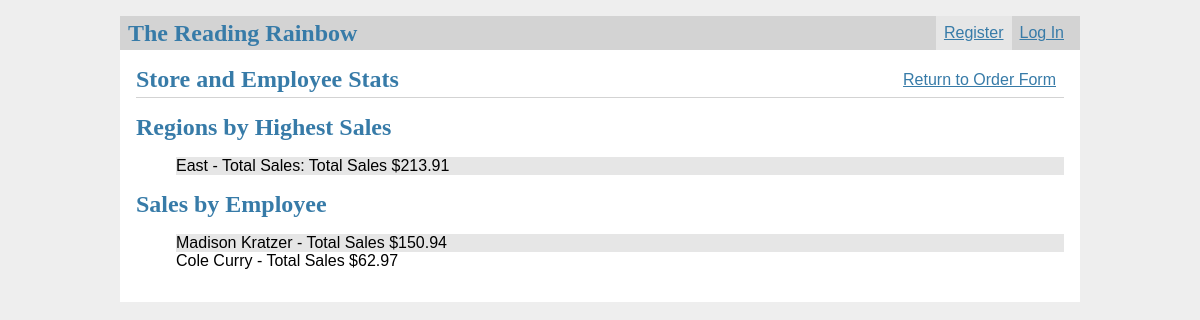
The page /workstats on the database as committed earlier.
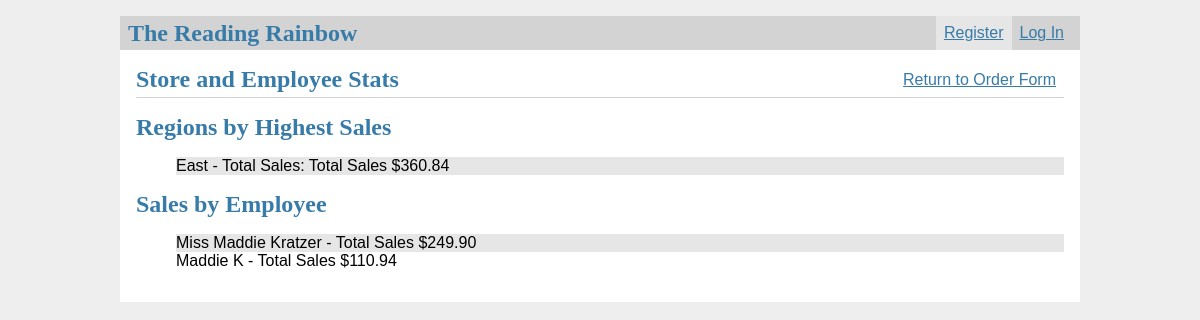
The same page on the database as committed later.
### tables this page shows
CREATE TABLE Region (
    regionID INT PRIMARY KEY,
    regionName VARCHAR(255),
    regionManager VARCHAR(255) -- Foreign key referencing Salespersons table
);

CREATE TABLE Salespersons (
    employeeID INT PRIMARY KEY,
    name VARCHAR(255),
    address VARCHAR(255),
    email VARCHAR(255),
    jobTitle VARCHAR(255),
    storeAssigned VARCHAR(255), -- Foreign key referencing Store table
    salary DECIMAL(12,2),
    foreign key (employeeID) references user(userID)
    on delete cascade,
    foreign key (storeAssigned) references store(storeID)
    on delete set null
);

### flaskr/store.py (the view)
@bp.route('/workstats', methods=['GET','POST'])
def workstats():
    db = get_db()
    transactionList = {}
    transactions = db.execute('SELECT * from Transactions Join Salespersons on salespersons.employeeID = Transactions.employeeID').fetchall()
    for item in transactions:
        if item['quantity'] > 0:
            transactionList[item['ordernumber']] =(item['name'],item['customerID'],item['productID'],item['storeAssigned'])
    print(session.get('user_id'))
    print(transactionList)
    regionSalesList = {}
    regionSales = db.execute('SELECT Region.regionName, SUM(price * quantity) AS totalSales FROM SalesPersons JOIN Transactions ON Transactions.employeeID = salespersons.employeeID JOIN Store ON Salespersons.storeAssigned = store.storeID JOIN region on store.regionID = region.regionID GROUP BY Region.regionID;').fetchall()
    for region in regionSales:
        regionSalesList[region['regionName']] = region['totalSales']
    print(regionSalesList)
    employeeSalesList = {}
    employeeSales = db.execute('SELECT salespersons.name as name, SUM(price * quantity) AS totalSales From SalesPersons Join Transactions on Transactions.employeeID = Salespersons.employeeID Group BY salespersons.employeeID ORDER BY totalSales DESC').fetchall()
    for employee in employeeSales:
        employeeSalesList[employee['name']] = employee['totalSales']
    print(employeeSalesList)
    return render_template('store/stats2.html', regionSalesList = regionSalesList, employeeSalesList = employeeSalesList)

### flaskr/auth.py (called while the page is built)
@bp.before_app_request
def load_logged_in_user():
    user_id = session.get('user_id')
    if user_id is None:
        g.user = None
    else:
        g.user = get_db().execute(
            'SELECT * FROM user WHERE id = ?', (user_id,)
        ).fetchone()

### flaskr/db.py (called while the page is built)
def get_db():
    if 'db' not in g:
        g.db = sqlite3.connect(
            current_app.config['DATABASE'],
            detect_types=sqlite3.PARSE_DECLTYPES
        )
        g.db.row_factory = sqlite3.Row
    return g.db

### flaskr/templates/store/stats2.html
{% extends 'base.html' %}
{% block header %}
  <h1>{% block title %}Store and Employee Stats{% endblock %}</h1>
    <a class="action" href="{{ url_for('store.salesview') }}">Return to Order Form</a>
{% endblock %}
{% block content %}
<h1> Regions by Highest Sales </h1>
<ul>
{% for region in regionSalesList %}
<li>
    <div>
    <span >{{ region}} - </span>
    Total Sales:
    {%if regionSalesList[region]== 0%}
    <span>Total Sales ${{regionSalesList[region]|int}}</span>
   {%else%}
   <span>Total Sales ${{regionSalesList[region]|round(2, 'floor')}}</span>
   {% endif%}
    </div>
</li>
{% endfor %}
</ul>
<h1> Sales by Employee </h1>
<ul>
{% for employee in employeeSalesList %}
<li>
    <div>
    <span >{{employee}} - </span>
    {%if employeeSalesList[region]== 0%}
    <span>Total Sales ${{employeeSalesList[employee]|int}}</span>
   {%else%}
   <span>Total Sales ${{ "%0.2f" | format(employeeSalesList[employee] | float) }}</span>
   {% endif%}
    </div>
</li>
{% endfor %}
</ul>
{% endblock %}

### flaskr/templates/base.html (shortened to what this page needs)
<!doctype html>
<link rel="stylesheet" href="{{ url_for('static', filename='style.css') }}">
<nav>
  <h1>The Reading Rainbow</h1>
  <ul>
    {% if g.user %}
      <li><span>{{ g.user['username'] }}</span>
        <li><span>{{ g.user['role'] }}</span>
      <li><a href="{{ url_for('auth.logout') }}">Log Out</a>
    {% else %}
      <li><a href="{{ url_for('auth.register') }}">Register</a>
      <li><a href="{{ url_for('auth.login') }}">Log In</a>
    {% endif %}
  </ul>
</nav>
<section class="content">
  <header>
    {% block header %}{% endblock %}
  </header>
  {% block content %}{% endblock %}
</section>

### flaskr/static/style.css (style rules this page uses)
h1 { font-family: serif; color: #377ba8; margin: 1rem 0; }
a { color: #377ba8; }
nav { background: lightgray; display: flex; align-items: center; padding: 0 0.5rem; }
nav h1 { flex: auto; margin: 0; }
nav ul { display: flex; list-style: none; margin: 0; padding: 0; }
nav ul li a, nav ul li span, header .action { display: block; padding: 0.5rem; }
.content { padding: 0 1rem 1rem; }
.content > header { border-bottom: 1px solid lightgray; display: flex; align-items: flex-end; }
.content > header h1 { flex: auto; margin: 1rem 0 0.25rem 0; }
.content:last-child { margin-bottom: 0; }
li:nth-child(odd) { background: #e6e6e6 ; }
ul { display: block; list-style-type: none; margin-top: 1em; margin-bottom: 1 em; margin-left: 0; margin-right: 0; padding-left: 40px; nth-child(odd); }

Rows that differ between the two databases and show on the page:
no longer on this page (row unchanged): Salespersons: name "Cole Curry", name "62.97"
computed for Region "East": regionName "213.91" → "360.84"
changed Salespersons: name "Madison Kratzer" → "Miss Maddie Kratzer"; name "150.94" → "249.90"
now on this page (row unchanged): Salespersons: name "Maddie K", name "110.94"
